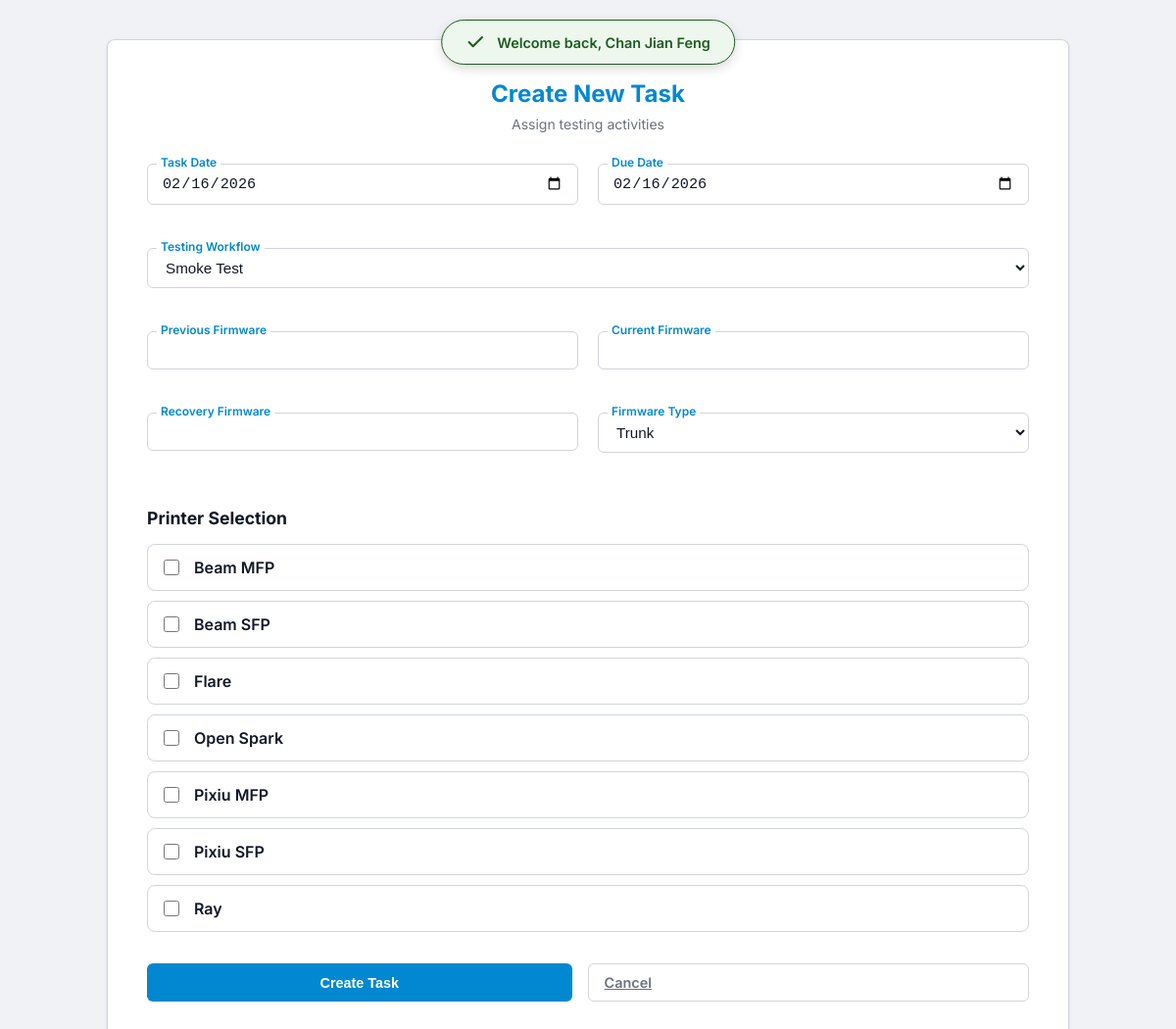
/create_task.php (signed in), run on the app's committed database.
### tables this page shows
CREATE TABLE `printers` (
  `id` int(11) NOT NULL,
  `model_name` varchar(50) NOT NULL
);

### controllers/TaskController.php (called while the page is built, shortened)
<?php
require_once __DIR__ . '/../configs/helper.php';
function getData($pdo) {
    $printers = $pdo->query("SELECT * FROM printers ORDER BY model_name")->fetchAll();
    $users = $pdo->query("SELECT * FROM users ORDER BY full_name")->fetchAll();
    return ['printers' => $printers, 'users' => $users];
}
?>

### create_task.php (the view, shortened to what this page needs)
<?php
require_once 'controllers/TaskController.php';
require_once 'configs/db.php';
require_once 'configs/helper.php';
$data = getData($pdo);
?>
<!DOCTYPE html>
<html lang="en">
<head>
    <link rel="stylesheet" href="app.css">
</head>
<body>
    <?php Helper::displayFlash(); ?>
    <div class="login-card" style="max-width: 900px; margin: 40px auto;">
        <div class="brand-section">
            <h1>Create New Task</h1>
            <p>Assign testing activities</p>
        </div>
        <form action="controllers/TaskController.php" method="POST">
            <div class="task-form-grid">
                <div class="form-group">
                    <input type="date" name="task_date" class="form-control" value="<?= date('Y-m-d') ?>" required>
                    <label class="form-label">Task Date</label>
                </div>
                <div class="form-group">
                    <input type="date" name="due_date" class="form-control" value="<?= date('Y-m-d') ?>" required>
                    <label class="form-label">Due Date</label>
                </div>
                <div class="form-group full-width">
                    <select name="testing_type" id="testingType" class="form-control">
                        <option value="Smoke">Smoke Test</option>
                    </select>
                    <label class="form-label">Testing Workflow</label>
                </div>
                <div class="form-group">
                    <input type="text" name="fw_prev" class="form-control" placeholder=" " required>
                    <label class="form-label">Previous Firmware</label>
                </div>
                <div class="form-group">
                    <input type="text" name="fw_curr" class="form-control" placeholder=" " required>
                    <label class="form-label">Current Firmware</label>
                </div>
                <div class="form-group">
                    <input type="text" name="fw_rec" class="form-control" placeholder=" " required>
                    <label class="form-label">Recovery Firmware</label>
                </div>
                <div class="form-group">
                    <select name="fw_type" class="form-control">
                        <option value="Trunk">Trunk</option>
                    </select>
                    <label class="form-label">Firmware Type</label>
                </div>
            </div>
            <h3 style="font-size: 1.1rem; margin-bottom: 1rem; color: var(--text-main);">Printer Selection</h3>
            <div id="printerList">
                <?php foreach ($data['printers'] as $p): ?>
                <div class="printer-card" id="card_<?= $p['id'] ?>">
                    <label class="printer-header">
                        <input type="checkbox" name="printers[]" value="<?= $p['id'] ?>" class="printer-checkbox">
                        <span><?= htmlspecialchars($p['model_name']) ?></span>
                    </label>
                </div>
                <?php endforeach; ?>
            </div>
            <div style="margin-top: 2rem; display: flex; gap: 1rem;">
                <button type="submit" class="btn">Create Task</button>
                <a href="index.php" class="btn" style="background: transparent; color: var(--text-muted); border: 1px solid var(--border);">Cancel</a>
            </div>
        </form>
    </div>
</body>
</html>

### configs/helper.php (shortened to what this page needs)
<?php
class Helper {
    public static function displayFlash() {
        if (isset($_SESSION['flash'])) {
            $msg = htmlspecialchars($_SESSION['flash']['message']);
            $type = $_SESSION['flash']['type'];
            $icon = match($type) {
                'success' => '<svg width="20" height="20" fill="none" stroke="currentColor" stroke-width="2.5" viewBox="0 0 24 24"><path stroke-linecap="round" stroke-linejoin="round" d="M20 6L9 17l-5-5"/></svg>',
                'error'   => '<svg width="20" height="20" fill="none" stroke="currentColor" stroke-width="2.5" viewBox="0 0 24 24"><path stroke-linecap="round" stroke-linejoin="round" d="M18 6L6 18M6 6l12 12"/></svg>',
                default   => ''
            };
            echo "<div id='flash-toast' class='flash-toast $type'>$icon <span>$msg</span></div>";
        }
    }
}

### app.css (style rules this page uses)
:root { --primary: #0288d1; --primary-hover: #01579b; --bg-body: #f0f2f5; --bg-surface: #ffffff; --input-bg: #ffffff; --text-main: #111827; --text-muted: #6b7280; --border: #d1d5db; --shadow: 0 1px 3px rgba(0,0,0,0.1); --radius: 8px; --error: #d32f2f; --error-bg: #fdeded; --success: #1b5e20; --success-bg: #edf7ed; --warning: #ed6c02; --warning-bg: #fff3e0; }
body { background-color: var(--bg-body); color: var(--text-main); font-family: 'Inter', -apple-system, BlinkMacSystemFont, "Segoe UI", Roboto, sans-serif; margin: 0; display: flex; flex-direction: column; min-height: 100vh; width: 100%; }
.btn { width: 100%; padding: 10px 16px; background-color: var(--primary); color: white; border: none; border-radius: 6px; font-size: 0.9rem; font-weight: 600; cursor: pointer; transition: background 0.1s; }
.form-group { position: relative; margin-bottom: 1.5rem; }
.form-control { width: 100%; padding: 10px 14px; background: var(--input-bg); border: 1px solid var(--border); border-radius: 6px; color: var(--text-main); font-size: 0.95rem; box-sizing: border-box; transition: border 0.1s; }
.form-label { position: absolute; left: 10px; top: -9px; background: var(--bg-surface); padding: 0 4px; font-size: 0.75rem; color: var(--primary); font-weight: 600; }
.login-card { background: var(--bg-surface); border: 1px solid var(--border); padding: 2.5rem; width: 100%; max-width: 400px; border-radius: var(--radius); box-shadow: var(--shadow); margin: auto; }
.brand-section { text-align: center; margin-bottom: 2rem; }
.brand-section h1 { font-size: 1.5rem; font-weight: 700; margin: 0; color: var(--primary); }
.brand-section p { font-size: 0.875rem; color: var(--text-muted); margin-top: 0.5rem; }
.flash-toast { position: fixed; top: -80px; left: 50%; transform: translateX(-50%); padding: 0.75rem 1.5rem; border-radius: 50px; display: flex; align-items: center; gap: 12px; font-weight: 600; font-size: 0.9rem; z-index: 999; box-shadow: 0 4px 12px rgba(0,0,0,0.15); transition: top 0.4s cubic-bezier(0.34, 1.56, 0.64, 1); }
.flash-toast.success { background: var(--success-bg); color: var(--success); border: 1px solid var(--success); }
.flash-toast.show { top: 20px; }
.task-form-grid { display: grid; grid-template-columns: 1fr 1fr; gap: 20px; margin-bottom: 2rem; }
.task-form-grid .full-width { grid-column: span 2; }
.printer-card { background-color: var(--bg-surface); border: 1px solid var(--border); border-radius: var(--radius); padding: 12px; margin-bottom: 10px; transition: all 0.1s ease; }
.printer-header { display: flex; align-items: center; gap: 12px; font-weight: 600; cursor: pointer; user-select: none; }
.printer-header input[type="checkbox"] { width: 16px; height: 16px; accent-color: var(--primary); }

### data on the page
printers: model_name "Beam MFP"
printers: model_name "Beam SFP"
printers: model_name "Flare"
printers: model_name "Open Spark"
printers: model_name "Pixiu MFP"
printers: model_name "Pixiu SFP"
printers: model_name "Ray"

### other printed values
$msg "Welcome back, Chan Jian Feng"
